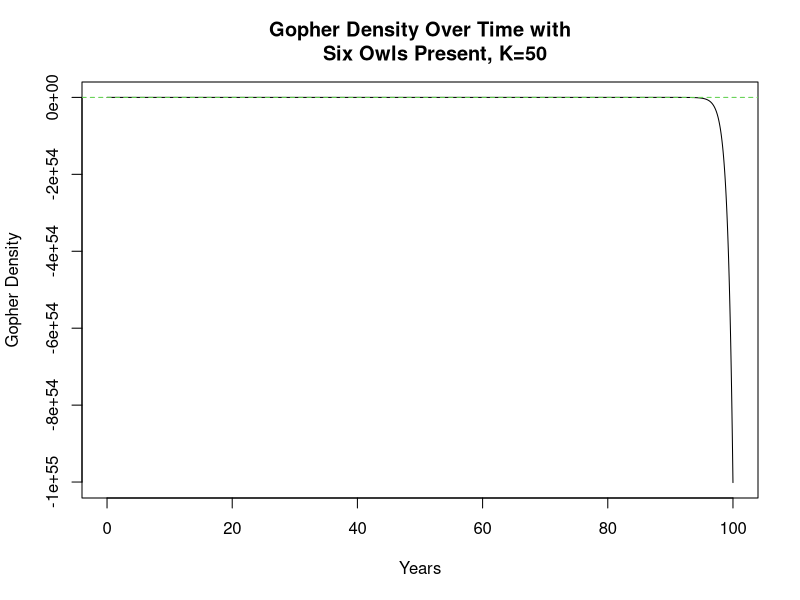
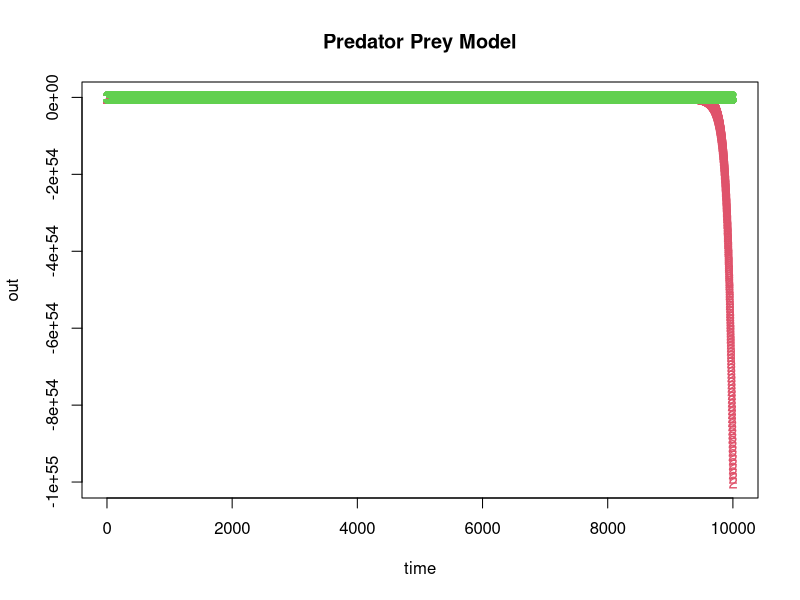

Write R code to recreate these figures, in order.
#lotka Volterra predator prey model

library(deSolve)

#parameters:
#r = growth rate of prey pop
#N = starting population of prey
#P = starting population of predator
#K = carrying capacity of prey
#alpha = attack rate of predator (or capture efficiency; the larger alpha is, the more the per
  #capita growth rate of the prey population is depressed by the addition of a single predator)
#beta= assimilation efficiency (efficiency of turning gophers into per capita growth)
#delta = death rate of predator
#k_max = maximum feeding rate
#D = half saturation constant (1/(alpha*k_max))

#vectors of parameters and state variables, this allows us to easily change either of them
parameters <- c(r = log(3.47), alpha = 0.01, beta = 0.3, delta = 0.6, K_prey = 175, k_max=10, D=1/(0.3*100))#, K_pred = 6)
state<-c(N = 30, P = 2)
times<- seq(0, 100, by = 0.01)

pred_prey <- function(t, state, parameters){
  with(as.list(c(state, parameters)), {
    #rate of change
    #dprey=N*r - alpha * P * N #without density dependence, remember to remove K from vector of parameters
    #dprey= (r*N*(1-(N/K_prey)))-alpha*P*N #with density dependence in prey
    
    #type III Functional response
    dprey=(r*N)-((k_max*(N^2))/((N^2)+(D^2)))*P
    
    dpredator= beta*P*N*alpha - (delta*P)
    #dpredator = P*(beta * N * alpha - delta)*(1-(P/K_pred))#with density dependence in predator
    
    #return rate of change
    list(c(dprey, dpredator))
    
  })
  
}


out<- ode(y=state, times = times, func = pred_prey, parms = parameters)

plot(out[,1],out[,2], xlab = "Years", ylab = "Gopher Density", type='l', main="Gopher Density Over Time with
     Six Owls Present, K=50")
abline(h=state[2], col=3, lty=2)
matplot(out, xlab="time", main = "Predator Prey Model")

#plotting barn gopher pops vs barn owl pops
#plot(out[,"N"], out[,"P"], pch = ".")
